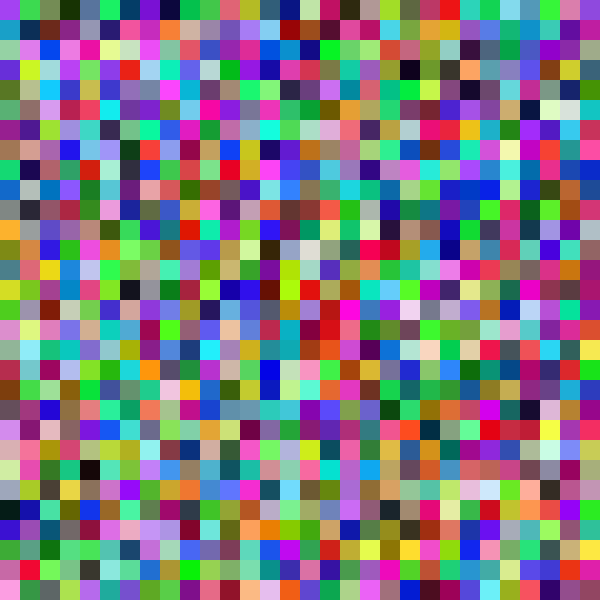
Frame 1 (no input)
Frame 60 (the mouse pressed at the canvas centre just before this capture): identical to frame 1, image omitted
Frame 120 (the mouse held since frame 60 and released just before this capture): identical to frame 1, image omitted

The Processing sketch that drew this single still picture (run headless with seeded random() and noise(); from frame 60 on, the mouse is pressed at the canvas centre):

// Processing sketch: random
// ── random.pde
// 色パレットの例
// 完全ランダム

void setup() {
  size(600, 600);

  noStroke();

  // 2重のfor文でグリッドを描く
  for (int iy = 0; iy < 30; iy++) {
    for (int ix = 0; ix < 30; ix++) {
      // 塗り色を完全ランダムに
      float r = random(0, 255);
      float g = random(0, 255);
      float b = random(0, 255);
      fill(r, g, b);

      rect(
        ix * 20, iy * 20,
        20, 20
      );

      // 三角形も描く場合は以下のコメントを外す
      /*
      float r2 = random(0, 255);
      float g2 = random(0, 255);
      float b2 = random(0, 255);
      fill(r2, g2, b2);
      // ランダムな向きで三角形を描く
      if (random(0, 100) < 50) {
        triangle(
          ix * 20, iy * 20,
          ix * 20 + 20, iy * 20,
          ix * 20 + 20, iy * 20 + 20
        );
      } else {
        triangle(
          ix * 20, iy * 20,
          ix * 20, iy * 20 + 20,
          ix * 20 + 20, iy * 20
        );
      }
      */
    }
  }
}

void draw() {
}

// クリックしたとき、キャンバスを画像として保存
void mousePressed() {
  save("grid-random.png");
}
